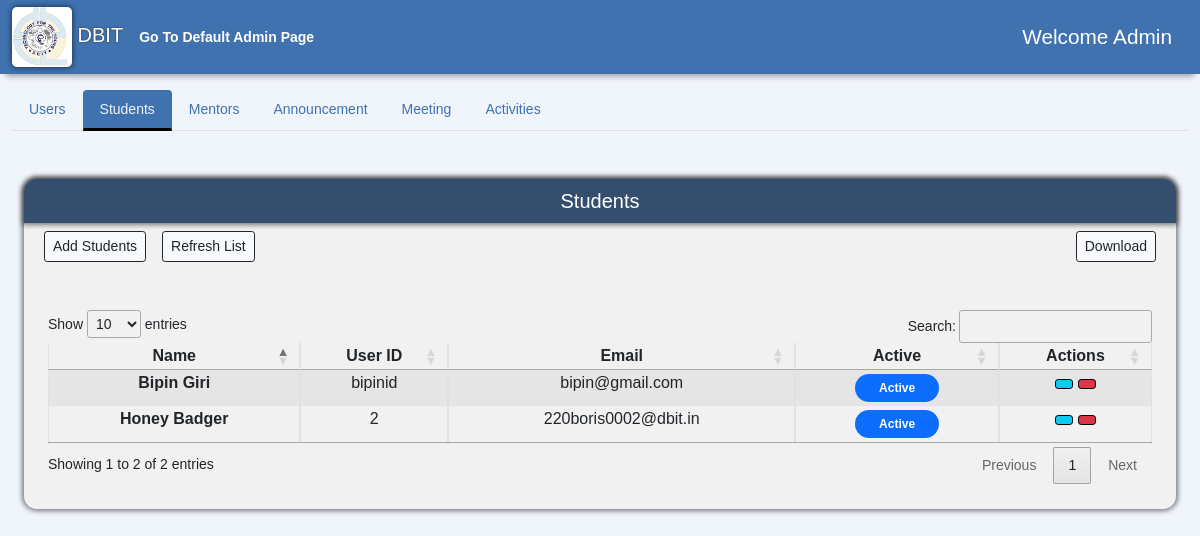
The app's page /AdminPage/student (signed in), older data.
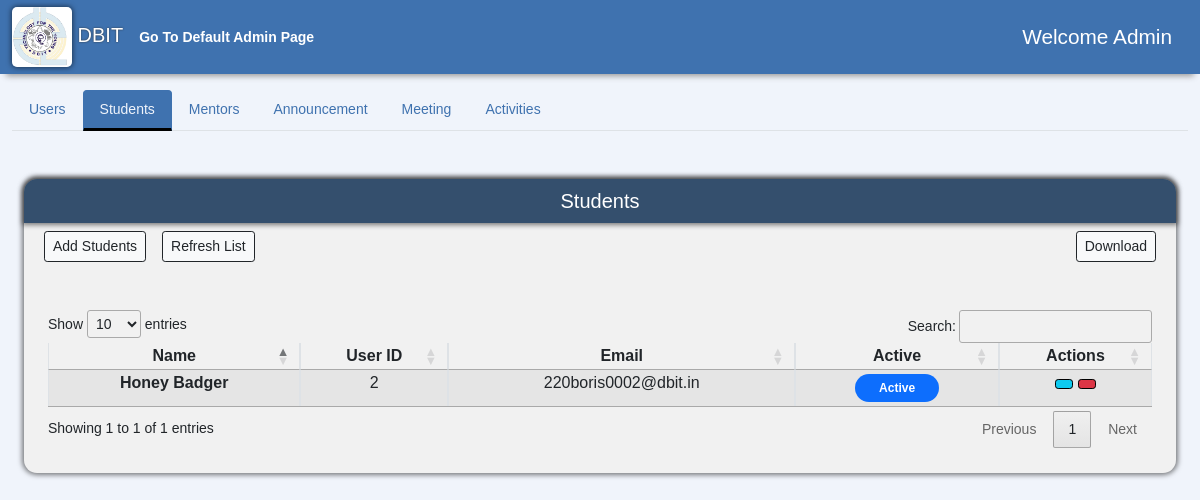
The same page, newer data.
### accounts/models.py (models this page shows, shortened)
class User(AbstractUser):
    usr_id = models.CharField(max_length=50, unique=True)
    username = None
    email = models.EmailField(max_length=255, unique=True)
    created_on = models.DateTimeField(auto_now_add=True)
    is_active = models.BooleanField(default=True)
    is_staff = models.BooleanField(default=False)
    is_superuser = models.BooleanField(default=False)
    first_name = models.CharField(max_length=50, null=True)
    last_name = models.CharField(max_length=50, null=True)
    middle_name = models.CharField(max_length=50, null=True)
    phone = models.CharField(max_length=10, null=True, blank=True)
    profile_img = models.ImageField(
        default='logo.png', null=True, blank=True, upload_to='images/')
    USERNAME_FIELD = 'email'
    REQUIRED_FIELDS = ['usr_id', ]
    objects = CustomUserManager()

### AdminPage/views.py (the view)
# urls.py: path('student', views.Adminstudent, name= 'admin-student'),
@login_required(login_url='Login')
def Adminstudent(request):
    if request.user.is_superuser:
        students = User.objects.filter(is_staff=False)
        context = {'users': students}
        return render(request,'AdminPage/admin-student.html',context)
    else:
        return HttpResponse("You are not authorized to view this page")

### Announcement/notification_processors.py (called while the page is built)
def announcements(request):
    allnotifications= Announcement.objects.all()
    return {'notifications':allnotifications}

def announcement_receiver(request):
    allreceivers= AnnouncementReceiver.objects.all()
    return {'receivers':allreceivers}

### AdminPage/templates/AdminPage/admin-student.html (shortened to what this page needs)
{% extends "admin.html" %}
{% load static %}
{% block studentTabButton %}
<button class="nav-link active" id="nav-students-tab" data-bs-toggle="tab" data-bs-target="#nav-students" type="button" role="tab" aria-controls="nav-students-tab" aria-selected="true">
  Students
</button>
{% endblock %}
{% block studentTabContent %}
<div class="tab-pane fade active show " id="nav-students" role="tabpanel" aria-labelledby="nav-students-tab">
  <div class="container-fluid mb-5">
    <div class="sidebar flex-shrink-0 dashboard-navigation">
      <div class="sidebar-heading d-flex align-items-center justify-content-center">
        <h5>Students</h5>
      </div>
      <div class="container-fluid" style="overflow-x: auto;">
        <div class="d-flex bd-highlight mb-3">
          <div class="p-2 bd-highlight">
            <button type="button" onclick="window.location.href = '{% url 'register'  %}';" class="btn btn-light ms-auto btn-sm btn-outline-dark" d>
              Add Students
            </button>
          </div>
          <div class="p-2 bd-highlight">
            <button type="button" onClick="window.location.reload()" class="btn btn-light  btn-sm btn-outline-dark" type="button">
              Refresh List
            </button>
          </div>
          <div class="ms-auto p-2 bd-highlight">
            <button type="button" onclick="alert('Logic to download csv');" class="btn btn-light meetings-btn ms-auto btn-sm btn-outline-dark" data-bs-toggle="modal" data-bs-target="#staticBackdrop">
              Download
            </button>
          </div>
        </div>
      </div>
      <div class="table-div m-4 mt-4 mb-4">
        <table class="table table-striped table-bordered" style="widows: 100%;" id="student-table">
          <thead >
            <tr >
              <th scope="col" class="px-2 py-1 text-center">Name</th>
              <th scope="col" class="px-2 py-1 text-center">User ID</th>
              <th scope="col" class="px-2 py-1 text-center">Email</th>
              <th scope="col" class="px-2 py-1 text-center">Active</th>
              <th scope="col" class="px-2 py-1 text-center">Actions</th>
            </tr>
          </thead>
          <tbody id="myTable">
            {% for user in users %}
            <tr>
              <th scope="row" class="px-2 py-1 text-center">{{user.first_name}} {{user.last_name}}</th>
              <td class="px-2 py-1 text-center">{{user.usr_id}}</td>
              <td class="px-2 py-1 text-center">{{user.email}}</td>
              <td class="px-2 py-1 text-center">
                {% if user.is_active %}
                <span class="badge bg-primary rounded-pill px-4 py-2">Active</span> {% else %}
                <span class="badge bg-danger rounded-pill px-4 py-2">Inactive</span> {% endif %}
              </td>
              <td class="px-2 py-1 text-center">
                <button type="button" class="btn btn-info ms-auto btn-sm" style="border-color: black" onClick="window.location.href='{% url 'update-user' user.usr_id %}'">
                </button>
                <form action="{% url 'delete-user' user.id %}" class="mb-0" style="display: inline-block" method='POST'>
                    <button type="submit" class="btn btn-danger ms-auto btn-sm" style="border-color: black" onClick="return confirm('Are you sure Do you want to delete this user/account ?');">
                    </button>
                </form>
              </td>
            </tr>
            {% endfor %}
          </tbody>
        </table>
      </div>
    </div>
  </div>
</div>
{% endblock %}

Row changes from the older to the newer data that the page shows:
removed User: first_name "Bipin", last_name "Giri", usr_id "bipinid", email "bipin@gmail.com", is_active "Active"
Text that changed along with them:
text written by a page script: "Show entries Search: Showing 1 to 2 of 2 entries Previous 1 Next" → "Show entries Search: Showing 1 to 1 of 1 entries Previous 1 Next"
